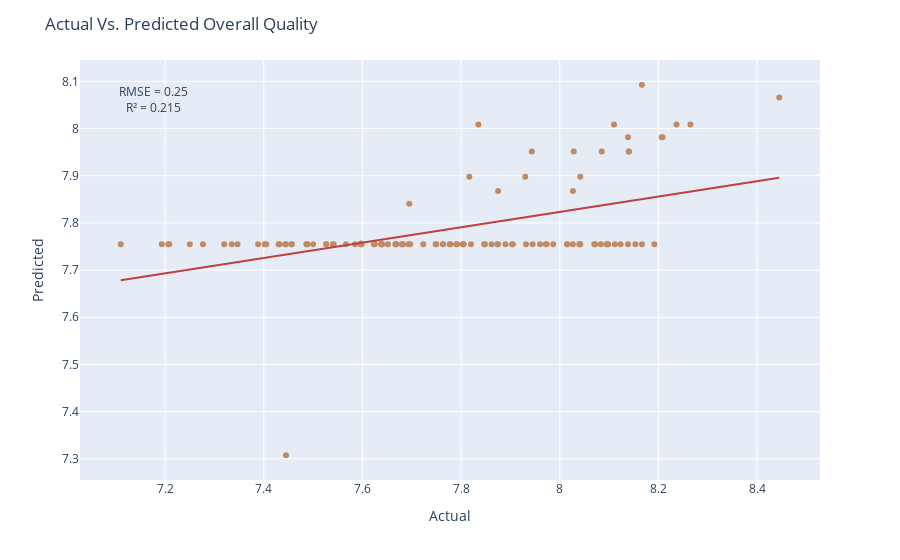
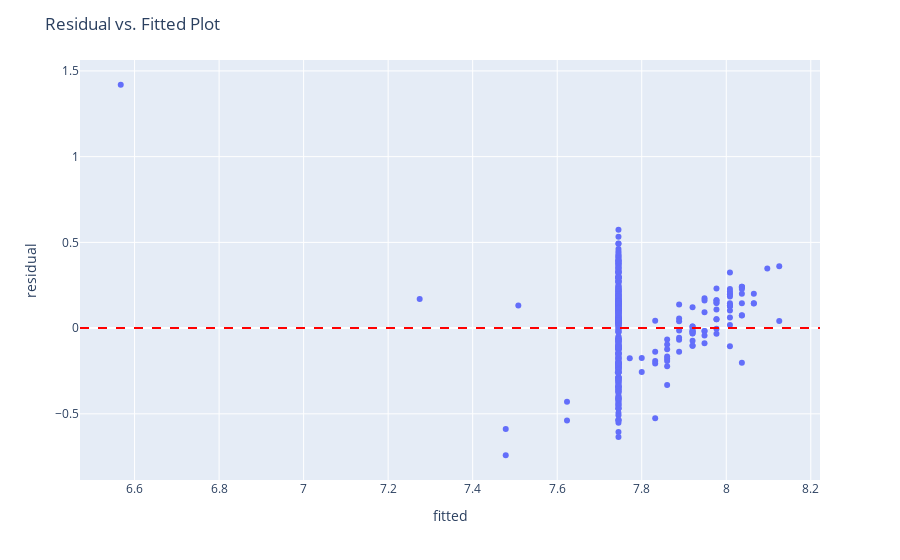

Notebook code cell kept with these figures, in order:
### Markdown cell above
### Model with sweetness and species as predictors

### Code cell
model = smf.ols(formula='total_quality~sweetness+species',data=coffee).fit()
print(model.summary())

plt.figure(figsize=(15,6))

palette = ["#6F4E37", "#C04040"]

sns.pointplot(
    x='sweetness',
    y='total_quality',
    hue='species',
    data=coffee,
    palette=palette,
    markers=['o','s'],
    linestyles=['-', '--']
)

plt.xticks(rotation=45)
plt.title("Interaction Between Species and Sweetness in Predicting Overall Quality")
plt.ylabel("Overall Quality")
plt.xlabel("Sweetness")
plt.show()

# One Hot Encoder
cats=["species"]
nums=["sweetness"]

preprocess=ColumnTransformer(transformers=[("encoder", OneHotEncoder(drop="first", handle_unknown='ignore'),cats),
                                           ("numeric","passthrough",nums)])

# Train-test split
X=coffee[['sweetness','species']]
y=coffee['total_quality']

X_train,X_test,y_train,y_test=train_test_split(X,y,test_size=0.3,random_state=123)
ols=Pipeline(steps=[("preprocess", preprocess), ("model", LinearRegression())])
ols.fit(X_train, y_train)

# Train-test split
X=coffee[['sweetness','species']]
y=coffee['total_quality']

X_train,X_test,y_train,y_test=train_test_split(X,y,test_size=0.3,random_state=123)
ols=Pipeline(steps=[("preprocess", preprocess), ("model", LinearRegression())])
ols.fit(X_train, y_train)

model1=ols.named_steps["model"]
predictors=ols.named_steps["preprocess"].get_feature_names_out()

charges_pred = ols.predict(X_test)
mse = mean_squared_error(y_test, charges_pred)
rmse = mse ** 0.5
r2 = r2_score(y_test, charges_pred)

# Actual Vs. Predicted Values plot
dat = pd.DataFrame({"Actual": y_test, "Predicted": charges_pred})

fig = px.scatter(dat, x="Actual", y="Predicted", trendline="ols", color_discrete_sequence=["#BF8A64"])
fig.data[-1].line.color = "#C04040"

fig.add_annotation(
    x=0.05, y=0.95, xref="paper", yref="paper",
    text=f"RMSE = {rmse:.2f}<br>R² = {r2:.3f}",
    showarrow=False,
    font=dict(size=12)
)
fig.update_layout(title = 'Actual Vs. Predicted Overall Quality')

fig.show()

# Residual vs. fitted plot
coffee['residual']=model.resid
coffee['fitted']=model.fittedvalues

fig=px.scatter(coffee, x="fitted", y="residual")
fig.add_hline(y=0, line_dash="dash", line_color="red")
fig.update_layout(title="Residual vs. Fitted Plot")
fig.show()

# Partial regression plots
include=["species[T.Robusta]",'sweetness']
graph=plt.figure(figsize=(15,15))
plot_partregress_grid(model, fig=graph,exog_idx=include)
plt.show()

### Figure 1 — Plotly figure (JSON) as saved in the notebook; plotly's stock layout.template omitted (floating-point values rounded to 4 significant figures)
{"data": [{"hovertemplate": "Actual=%{x}<br>Predicted=%{y}<extra></extra>", "legendgroup": "", "marker": {"color": "#BF8A64", "symbol": "circle"}, "mode": "markers", "name": "", "orientation": "v", "showlegend": false, "type": "scatter", "x": [7.803, 7.748, 7.75, 7.597, 7.763, 7.652, 7.597, 7.667, 8.14, 8.153, 7.43, 8.112, 7.64, 8.237, 8.027, 7.848, 7.32, 8.14, 7.682, 7.405, 8.11, 7.542, 7.638, 7.488, 8.04, 7.487, 7.93, 7.905, 8.042, 7.54, 8.095, 7.25, 7.763, 7.805, 7.972, 7.932, 8.072, 8.028, 8.445, 7.445, 7.5, 7.388, 8.097, 7.945, 7.68, 7.943, 7.723, 8.027, 7.987, 8.138, 7.792, 8.015, 8.083, 7.598, 7.567, 7.79, 7.862, 7.487, 7.432, 7.585, 7.443, 8.07, 7.527, 7.668, 7.668, 7.873, 7.96, 7.347, 7.277, 7.623, 8.167, 7.805, 8.138, 8.192, 7.457, 7.527, 7.89, 7.903, 7.625, 7.778, 7.445, 7.835, 7.193, 7.875, 7.638, 8.042, 7.597, 7.682, 8.015, 7.693, 7.207, 7.697, 8.123, 7.817, 7.777, 7.973, 8.04, 7.11, 8.098, 7.335, 7.82, 7.695, 8.085, 7.875, 7.457, 7.402, 8.208, 7.208, 8.265, 7.847, 8.167, 8.207], "xaxis": "x", "y": [7.755, 7.755, 7.755, 7.755, 7.755, 7.755, 7.756, 7.755, 7.952, 7.755, 7.755, 7.755, 7.755, 8.009, 7.867, 7.755, 7.755, 7.952, 7.755, 7.755, 8.009, 7.755, 7.755, 7.755, 7.755, 7.755, 7.898, 7.755, 7.898, 7.755, 7.755, 7.755, 7.755, 7.755, 7.755, 7.755, 7.755, 7.952, 8.066, 7.308, 7.755, 7.755, 7.755, 7.755, 7.755, 7.952, 7.755, 7.755, 7.755, 7.755, 7.755, 7.755, 7.755, 7.755, 7.755, 7.755, 7.755, 7.755, 7.755, 7.755, 7.755, 7.755, 7.755, 7.755, 7.755, 7.755, 7.755, 7.755, 7.755, 7.755, 8.093, 7.755, 7.982, 7.755, 7.755, 7.755, 7.755, 7.755, 7.755, 7.755, 7.755, 8.009, 7.755, 7.867, 7.755, 7.755, 7.755, 7.755, 7.755, 7.755, 7.755, 7.755, 7.755, 7.898, 7.755, 7.755, 7.755, 7.755, 7.755, 7.755, 7.755, 7.841, 7.952, 7.755, 7.755, 7.755, 7.982, 7.755, 8.009, 7.755, 7.755, 7.982], "yaxis": "y"}, {"hovertemplate": "<b>OLS trendline</b><br>Predicted = 0.162688 * Actual + 6.52179<br>R<sup>2</sup>=0.242559<br><br>Actual=%{x}<br>Predicted=%{y} <b>(trend)</b><extra></extra>", "legendgroup": "", "line": {"color": "#C04040"}, "marker": {"color": "#BF8A64", "symbol": "circle"}, "mode": "lines", "name": "", "showlegend": false, "type": "scatter", "x": [7.11, 7.193, 7.207, 7.208, 7.25, 7.277, 7.32, 7.335, 7.347, 7.388, 7.402, 7.405, 7.43, 7.432, 7.443, 7.445, 7.445, 7.457, 7.457, 7.487, 7.487, 7.488, 7.5, 7.527, 7.527, 7.54, 7.542, 7.567, 7.585, 7.597, 7.597, 7.597, 7.598, 7.623, 7.625, 7.638, 7.638, 7.64, 7.652, 7.667, 7.668, 7.668, 7.68, 7.682, 7.682, 7.693, 7.695, 7.697, 7.723, 7.748, 7.75, 7.763, 7.763, 7.777, 7.778, 7.79, 7.792, 7.803, 7.805, 7.805, 7.817, 7.82, 7.835, 7.847, 7.848, 7.862, 7.873, 7.875, 7.875, 7.89, 7.903, 7.905, 7.93, 7.932, 7.943, 7.945, 7.96, 7.972, 7.973, 7.987, 8.015, 8.015, 8.027, 8.027, 8.028, 8.04, 8.04, 8.042, 8.042, 8.07, 8.072, 8.083, 8.085, 8.095, 8.097, 8.098, 8.11, 8.112, 8.123, 8.138, 8.138, 8.14, 8.14, 8.153, 8.167, 8.167, 8.192, 8.207, 8.208, 8.237, 8.265, 8.445], "xaxis": "x", "y": [7.679, 7.692, 7.694, 7.695, 7.701, 7.706, 7.713, 7.715, 7.717, 7.724, 7.726, 7.726, 7.731, 7.731, 7.733, 7.733, 7.733, 7.735, 7.735, 7.74, 7.74, 7.74, 7.742, 7.746, 7.746, 7.748, 7.749, 7.753, 7.756, 7.758, 7.758, 7.758, 7.758, 7.762, 7.762, 7.764, 7.764, 7.765, 7.767, 7.769, 7.769, 7.769, 7.771, 7.772, 7.772, 7.773, 7.774, 7.774, 7.778, 7.782, 7.783, 7.785, 7.785, 7.787, 7.787, 7.789, 7.789, 7.791, 7.792, 7.792, 7.793, 7.794, 7.796, 7.798, 7.799, 7.801, 7.803, 7.803, 7.803, 7.805, 7.808, 7.808, 7.812, 7.812, 7.814, 7.814, 7.817, 7.819, 7.819, 7.821, 7.826, 7.826, 7.828, 7.828, 7.828, 7.83, 7.83, 7.83, 7.83, 7.835, 7.835, 7.837, 7.837, 7.839, 7.839, 7.839, 7.841, 7.841, 7.843, 7.846, 7.846, 7.846, 7.846, 7.848, 7.85, 7.85, 7.854, 7.857, 7.857, 7.862, 7.866, 7.896], "yaxis": "y"}], "layout": {"annotations": [{"font": {"size": 12}, "showarrow": false, "text": "RMSE = 0.25<br>R² = 0.215", "x": 0.05, "xref": "paper", "y": 0.95, "yref": "paper"}], "legend": {"tracegroupgap": 0}, "margin": {"t": 60}, "title": {"text": "Actual Vs. Predicted Overall Quality"}, "xaxis": {"anchor": "y", "domain": [0, 1], "title": {"text": "Actual"}}, "yaxis": {"anchor": "x", "domain": [0, 1], "title": {"text": "Predicted"}}}}

### Figure 2 — Plotly figure (JSON) as saved in the notebook; plotly's stock layout.template omitted (floating-point values rounded to 4 significant figures; data arrays with more than 128 entries replaced by an {"elided": "..."} marker saying what was removed)
{"data": [{"hovertemplate": "fitted=%{x}<br>residual=%{y}<extra></extra>", "legendgroup": "", "marker": {"color": "#636efa", "symbol": "circle"}, "mode": "markers", "name": "", "orientation": "v", "showlegend": false, "type": "scatter", "x": {"elided": "371 float values"}, "xaxis": "x", "y": {"elided": "371 float values"}, "yaxis": "y"}], "layout": {"legend": {"tracegroupgap": 0}, "margin": {"t": 60}, "shapes": [{"line": {"color": "red", "dash": "dash"}, "type": "line", "x0": 0, "x1": 1, "xref": "x domain", "y0": 0, "y1": 0, "yref": "y"}], "title": {"text": "Residual vs. Fitted Plot"}, "xaxis": {"anchor": "y", "domain": [0, 1], "title": {"text": "fitted"}}, "yaxis": {"anchor": "x", "domain": [0, 1], "title": {"text": "residual"}}}}
